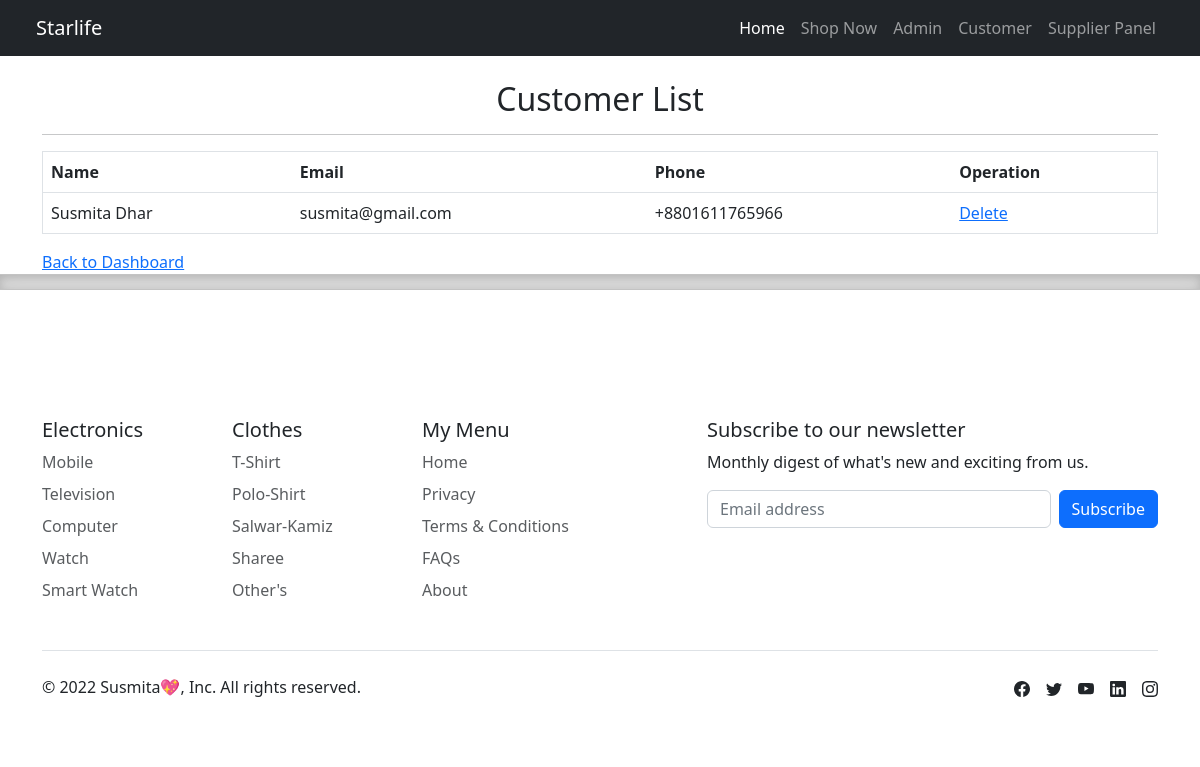
Page /customer/2customer_list.php on the committed database.
### tables this page shows
CREATE TABLE `customers` (
  `customer_id` int(10) NOT NULL,
  `customer_name` varchar(50) NOT NULL,
  `customer_email` varchar(50) NOT NULL,
  `customer_password` varchar(50) NOT NULL,
  `customer_phone` int(13) NOT NULL,
  `city` varchar(30) NOT NULL,
  `postal_code` int(10) NOT NULL,
  `country` varchar(20) NOT NULL
);

### customer/2customer_list.php (the view, shortened to what this page needs)
<?php
include('../header.php');
?>
<!DOCTYPE html>
<html lang="en">
<head>
    <link rel="stylesheet" href="../css/bootstrap.min.css">
</head>
<body>
    <section>
        <div class="container">
            <div class="row">
                <div class="col-lg-12">
                    <h2 style="text-align: center;">Customer List</h2>
                    <hr>
                    <table border="1" class="table">
                        <tr>
                            <th>Name</th>
                            <th>Email</th>
                            <th>Phone</th>
                            <th>Operation</th>
                        </tr>
                        <?php
                        include('../connection.php');
                        $sql = "SELECT * FROM `customers`";
                        $result = mysqli_query($conn,$sql);
                        while($row = mysqli_fetch_assoc($result))
                        {
                            ?>
                            <tr>
                                <td><?php echo $row['customer_name']; ?></td>
                                <td><?php echo $row['customer_email']; ?></td>
                                <td>+880<?php echo $row['customer_phone']; ?></td>
                                <td>
                                    <a href="http://localhost/All_Code/ecommerce_system/customer/delete.php?id=<?php echo $row['customer_id']; ?>">Delete</a>
                                </td>
                            </tr>
                            <?php
                        }
                        ?>
                    </table>
                    <a href="http://localhost/All_Code/ecommerce_system/admin/1admindashboard.php">Back to Dashboard</a>
                </div>
            </div>
        </div>
    </section>
    <?php include('../footer.php')  ?>
</body>
</html>

### customer/2customer_list.php (style rules this page uses)
.row { padding-top: 5rem; }

### rows in the picture
customers: customer_name "Susmita Dhar", customer_email "susmita@gmail.com", customer_phone "1611765966"

### other values in the picture
$brandName "Starlife"
$authorName "Susmita"
